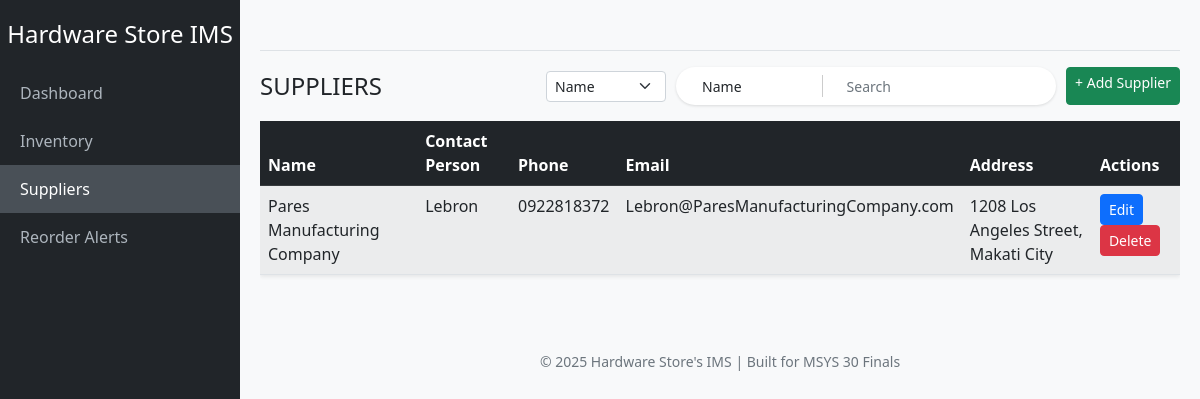
Page /suppliers/ on the earlier database version.
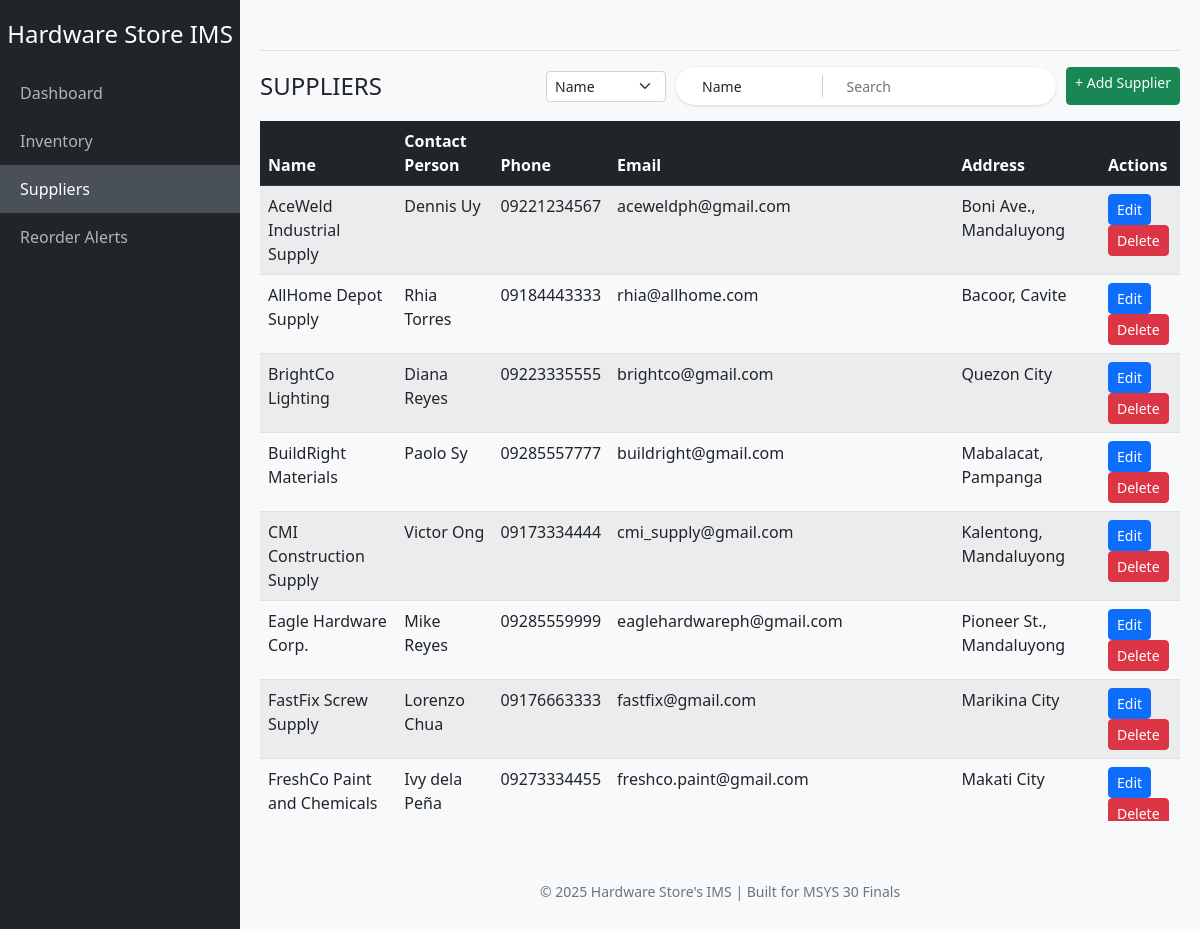
Same page on the later database version.
### application/models.py (models this page shows, shortened)
class Supplier(models.Model):
    name = models.CharField(max_length=100)
    contact_person = models.CharField(max_length=100, blank=True)
    phone = models.CharField(max_length=20, blank=True)
    email = models.EmailField(blank=True)
    address = models.TextField(blank=True)

### application/views.py (the view, shortened to what this page needs)
# urls.py: path('suppliers/', views.supplier_list, name='supplier_list'),
def supplier_list(request):
    supplier_list = list(Supplier.objects.all())
    sort_field = request.GET.get("sort", "name")
    sorted_products = merge_sort(supplier_list, sort_field)
    selected_field = request.GET.get("search_field", "name")
    search_text = request.GET.get("search_query", "").strip()
    if search_text == "":
        return render(request, "myapp/supplier_list.html", {
            "suppliers": sorted_products,
            "selected_field": selected_field,
            "sort_field": sort_field
        })

### application/algorithms.py (called while the page is built)
def merge_sort(product_list, field):
    if len(product_list) <= 1:
        return product_list
    midpoint = len(product_list) // 2
    left_half = merge_sort(product_list[:midpoint], field)
    right_half = merge_sort(product_list[midpoint:], field)
    return merge_lists(left_half, right_half, field)

def get_field_value(obj, field):
    field_map = {
        "sku": lambda o: o.sku.lower(),
        "name": lambda o: o.name.lower(),
        "category": lambda o: o.category.lower(),
        "supplier": lambda o: o.supplier.name.lower(),
        "quantity": lambda o: o.quantity,
        "reorder": lambda o: o.reorder_level,
        "price": lambda o: o.unit_price,
        "contact_person": lambda o: o.contact_person.lower()
    }
    if field in field_map:
        return field_map[field](obj)
    return ""

### application/templates/myapp/supplier_list.html (shortened to what this page needs)
{% extends 'myapp/base.html' %}
{% block content %}
<div class="d-flex justify-content-between align-items-center mb-3">
    <a href="{% url 'supplier_list' %}" class="text-decoration-none text-dark">
        <h4 class="mb-0">SUPPLIERS</h4>
    </a>
    <div class="d-flex" style="gap: 10px;">
        <form method="GET" class="d-flex align-items-center" style="gap: 10px;">
            <select name="sort" class="form-select form-select-sm"
                    onchange="this.form.submit()"
                    style="width: 120px;">
                <option value="name" {% if sort_field == "name" %}selected{% endif %}>Name</option>
            </select>
            <div class="d-flex align-items-center"
                 style="background: white; border-radius: 40px; padding: 6px 14px;
                        width: 380px; height: 38px; box-shadow: 0 1px 3px rgba(0,0,0,0.12);">
                <select name="search_field"
                        class="form-select border-0"
                        style="width: 120px; background: transparent; font-size: 14px;">
                    <option value="name" {% if selected_field == "name" %}selected{% endif %}>Name</option>
                </select>
                <input type="text"
                       name="search_query"
                       class="form-control border-0"
                       style="font-size: 14px; background: transparent; box-shadow: none;"
                       placeholder="Search">
                <button type="submit" class="btn border-0">
                </button>
            </div>
        </form>
        <a href="{% url 'add_supplier' %}" class="btn btn-success btn-sm">
            + Add Supplier
        </a>
    </div>
</div>
<div class="table-responsive" style="max-height: 700px; overflow-y: auto;">
  <table class="table table-striped table-hover shadow-sm">
      <thead class="table-dark">
          <tr>
              <th>Name</th>
              <th>Contact Person</th>
              <th>Phone</th>
              <th>Email</th>
              <th>Address</th>
              <th>Actions</th>
          </tr>
      </thead>
      <tbody>
          {% for s in suppliers %}
          <tr>
              <td>{{ s.name }}</td>
              <td>{{ s.contact_person }}</td>
              <td>{{ s.phone }}</td>
              <td>{{ s.email }}</td>
              <td>{{ s.address }}</td>
              <td>
                  <a href="{% url 'edit_supplier' s.id %}" class="btn btn-sm btn-primary">Edit</a>
                  <a href="{% url 'delete_supplier' s.id %}" class="btn btn-sm btn-danger">Delete</a>
              </td>
          </tr>
          {% empty %}
          <tr>
              <td colspan="6" class="text-center text-muted py-3">
                  No suppliers available.
              </td>
          </tr>
          {% endfor %}
      </tbody>
  </table>
</div>
{% endblock %}

Differences in the rows shown:
no longer on this page (row unchanged): Supplier: name "Pares Manufacturing Company", contact_person "Lebron", phone "0922818372", email "Lebron@ParesManufacturingCompany.com", address "1208 Los Angeles Street, Makati City"
added Supplier: name "AceWeld Industrial Supply", contact_person "Dennis Uy", phone "09221234567", email "aceweldph@gmail.com", address "Boni Ave., Mandaluyong"
added Supplier: name "AllHome Depot Supply", contact_person "Rhia Torres", phone "09184443333", email "rhia@allhome.com", address "Bacoor, Cavite"
added Supplier: name "BrightCo Lighting", contact_person "Diana Reyes", phone "09223335555", email "brightco@gmail.com", address "Quezon City"
added Supplier: name "BuildRight Materials", contact_person "Paolo Sy", phone "09285557777", email "buildright@gmail.com", address "Mabalacat, Pampanga"
added Supplier: name "CMI Construction Supply", contact_person "Victor Ong", phone "09173334444", email "cmi_supply@gmail.com", address "Kalentong, Mandaluyong"
added Supplier: name "Eagle Hardware Corp.", contact_person "Mike Reyes", phone "09285559999", email "eaglehardwareph@gmail.com", address "Pioneer St., Mandaluyong"
added Supplier: name "FastFix Screw Supply", contact_person "Lorenzo Chua", phone "09176663333", email "fastfix@gmail.com", address "Marikina City"
added Supplier: name "FreshCo Paint and Chemicals", contact_person "Ivy dela Peña", phone "09273334455", email "freshco.paint@gmail.com", address "Makati City"
